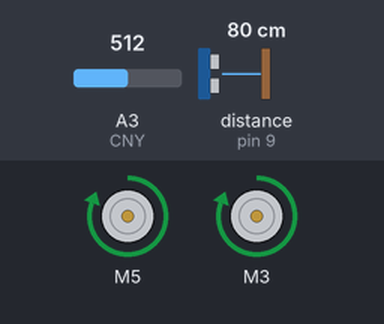
Bench run of a sketch on a simulated Arduino Uno, built with avr-gcc and run on an emulated ATmega328P. Shown: 2 × DC motor (green arrow = forward, orange = backward, longer = faster). The test bench sets the inputs (shaded band); at power-on: A3 (CNY) = 512, distance to the obstacle (sensor on pin 9) 80 cm. The echo pulse lasts 58.3 µs per cm; what the sketch prints to the serial monitor is not drawn.

Above: at 4.2 s.
4.3 s: A3 (CNY) set to 21
5.8 s: A3 (CNY) set to 17
At 6.6 s:
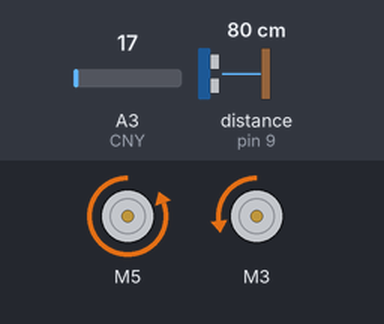
7.3 s: A3 (CNY) set to 60
At 10.0 s:
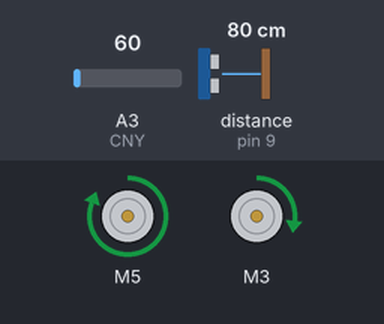
10.3 s: A3 (CNY) set to 10
At 11.4 s:
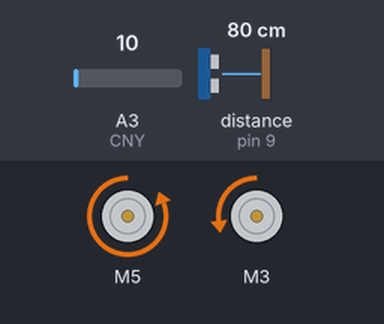
11.8 s: A3 (CNY) set to 30
At 14.8 s:
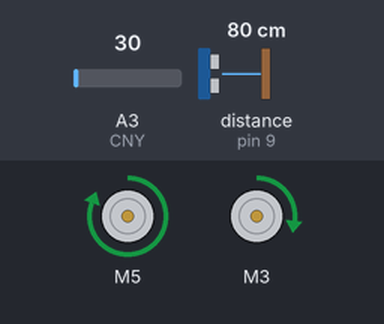
Timing chart, 0 to 15.8 s (numbered marks = the images above; inputs shaded):
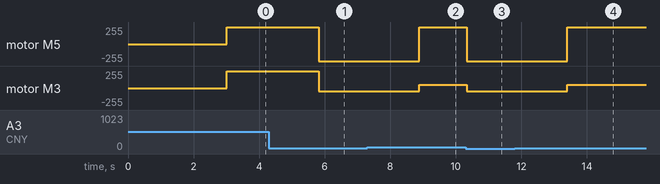

The sketch:

Robot.ino
```cpp
#include <L298NX2.h>
#include <HCSR04.h>

// Pin definition
const unsigned int EN_A = 6;
const unsigned int IN1_A = 5;
const unsigned int IN2_A = 4;

const unsigned int IN1_B = 3;
const unsigned int IN2_B = 2;
const unsigned int EN_B = 11;

const unsigned int Trig = 10;
const unsigned int Echo = 9;

const unsigned int CNY = A3;
int count = 0;
int threshold = 20;

HCSR04 hc(Trig, Echo); //initialisation class HCSR04 (trig pin , echo pin)

// Initialize both motors
L298NX2 motors(EN_A, IN1_A, IN2_A, EN_B, IN1_B, IN2_B);

const unsigned int min_distance = 7;

void setup()
{
  // Used to display information
  Serial.begin(9600);

  pinMode(CNY, INPUT); // Configure CNY pin as INPUT
  // Set initial speed for both motors
  motors.setSpeed(255);
  delay(3000);
}

void loop()
{
  // Tell both motors to go forward (may depend by your wiring)
  int color = analogRead(CNY);  // Read value CNY70
  Serial.print(color);
  if (color < threshold) {   // Black line

    motors.setSpeedA(255);
    motors.setSpeedB(50);
    motors.backward();
    delay(3000);

  } else {

    int distance = hc.dist();
    Serial.print(distance);
    if (distance < min_distance && distance > 0) {

      count++;
      if (count > 50) {
        motors.setSpeedA(255);
        motors.setSpeedB(90);
        delay(5000);
        motors.setSpeedA(90);
        motors.setSpeedB(255);
        delay(5000);
        motors.setSpeedA(255);
        count = 0;
      } else if (distance > min_distance)
        motors.setSpeed(255);
    }

    motors.forward();
  }

  delay(60);
}
```

Measured:
- the behaviour switches between 20 and 19 on A3 (CNY) (found by bisection; images 0 and 1)
- after the input at 4.3 s, every drawn part: stays the same
- after the input at 5.8 s, motor M5: forward 255/255 → backward 255/255 at once; motor M3: forward 255/255 → backward 50/255 at once
- after the input at 7.3 s, motor M5: backward 255/255 → forward 255/255 after 1.6 s; motor M3: backward 50/255 → forward 50/255 after 1.6 s
- after the input at 10.3 s, motor M5: forward 255/255 → backward 255/255 at once; motor M3: forward 50/255 → backward 50/255 at once
- after the input at 11.8 s, motor M5: backward 255/255 → forward 255/255 after 1.6 s; motor M3: backward 50/255 → forward 50/255 after 1.6 s
